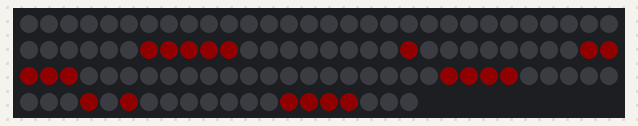
The sketch below on a simulated Arduino Nano, built with avr-gcc and run on an emulated ATmega328P. Parts: 110 RGB LEDs in strip order, left to right, continuing on the next row. Dim RGB values are drawn brighter than linear.

Above: at 1.54 s.
At 4.42 s:
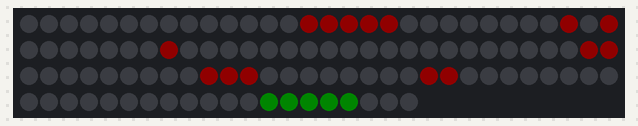
At 7.08 s:
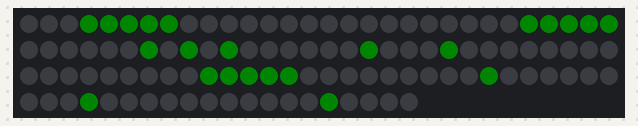
At 8.52 s:
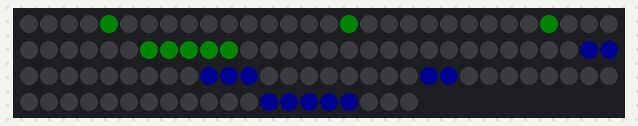
At 9.96 s:
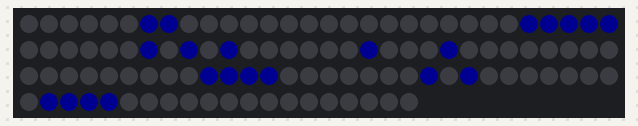
At 12.8 s:
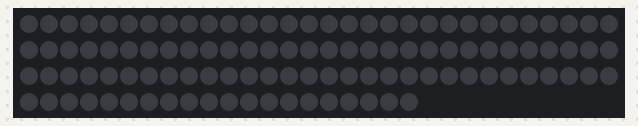

The sketch:

addressable_LED_display_new_year.ino
```cpp
#include "display.hpp"

#include <FastLED.h>  // http://fastled.io/docs/3.1/functions.html

int loop_millis = 0;

struct StringColour {
};

#define STRINGS_LEN 4
const String strings[STRINGS_LEN] = { "HAPPY", "NEW", "YEAR", "!" };
const CRGB::HTMLColorCode string_colours[STRINGS_LEN] = {CRGB::Red, CRGB::Green, CRGB::Blue, CRGB::White};
int string_widths[STRINGS_LEN] = {};
int total_width = 0;
int x = Display::right + 1;

void setup() {
  Serial.begin(115200);

  Display::setup();

  randomSeed(analogRead(0));

  int w;
  for (int i = 0; i < STRINGS_LEN; ++i) {
    w = Letters::string_width(strings[i]);
    string_widths[i] = w;
    total_width += w + 1;
  }
  total_width -= 1;
}

void loop() {
  loop_millis = millis();

  Display::clear();

  int pos = x;
  for (int i = 0; i < STRINGS_LEN; ++i) {
    Letters::draw_string(strings[i], pos, 3, string_colours[i]);
    pos += string_widths[i] + 1;
  }

  Display::show();

  --x;
  if (x == (Display::left - total_width)) {
    x = Display::right + 1;
  }

  delay(200);
}
```

display.hpp
```cpp
#include <FastLED.h>  // http://fastled.io/docs/3.1/functions.html

#define for_range(counter, size) for (int counter = 0; counter < (size); ++counter)

namespace Display {
const int width = 10;
const int height = 11;
const int bottom = 0;
const int left = 0;
const int top = height - 1;
const int right = width - 1;
const int num_leds = width * height;

const int led_pin = 2;
const int brightness = 16;  // MAX 38 for 1A for 110 LEDs white, diode on nano USB 5V rated for 1A

CRGB leds[num_leds];
CRGB on_state = CRGB::White;
CRGB off_state = CRGB::Black;
CRGB null_led = off_state;

// always use this for safe LED access
CRGB& led(const int x, const int y) {
  if ((x < 0) || (y < 0) || (x >= width) || (y >= height)) {
    return null_led;
  } else {
    // serpentine layout, origin at bottom left
    return leds[((x % 2) ? (height * (x + 1)) - y - 1 : y + (height * x))];
  }
}

void set_on(const CRGB& colour) {
  on_state = colour;
}
void set_off(const CRGB& colour) {
  off_state = colour;
}
void on(const int x, const int y) {
  led(x, y) = on_state;
}
void off(const int x, const int y) {
  led(x, y) = off_state;
}
bool is_on(const int x, const int y) {
  return led(x, y) != off_state;
}
bool is_off(const int x, const int y) {
  return led(x, y) == off_state;
}

void clear() {
  for_range(i, num_leds) {
    leds[i] = off_state;
  }
}

void setup() {
  FastLED.addLeds<WS2811, led_pin, GRB>(leds, num_leds);
  FastLED.setBrightness(brightness);
}

void show() {
  FastLED.show();
}
}

enum class Line : int {
  // do not modify order
  _____ = 0,
  ____x,
  ___x_,
  ___xx,
  __x__,
  __x_x,
  __xx_,
  __xxx,
  _x___,
  _x__x,
  _x_x_,
  _x_xx,
  _xx__,
  _xx_x,
  _xxx_,
  _xxxx,
  x____,
  x___x,
  x__x_,
  x__xx,
  x_x__,
  x_x_x,
  x_xx_,
  x_xxx,
  xx___,
  xx__x,
  xx_x_,
  xx_xx,
  xxx__,
  xxx_x,
  xxxx_,
  xxxxx,
  // named lines
  none = _____,
  left = x____,
  middle = __x__,
  right = ____x,
  outer = x___x,
  not_left = _xxxx,
  not_middle = xx_xx,
  not_right = xxxx_,
  not_outer = _xxx_,
  all = xxxxx,
};

Line operator|(const Line& l1, const Line& l2) {
  return static_cast<Line>(static_cast<int>(l1) | static_cast<int>(l2));
}

class Letter {
public:
  static const int max_width = 5;

  Letter(const int character, const Line l1, const Line l2, const Line l3, const Line l4, const Line l5) {
    c = character;
    lines[0] = l5;
    lines[1] = l4;
    lines[2] = l3;
    lines[3] = l2;
    lines[4] = l1;
    switch (l1 | l2 | l3 | l4 | l5) {
      case Line::_____: w = 1; break;
      case Line::____x: w = 1; break;
      case Line::___x_: w = 1; break;
      case Line::___xx: w = 2; break;
      case Line::__x__: w = 1; break;
      case Line::__x_x: w = 3; break;
      case Line::__xx_: w = 2; break;
      case Line::__xxx: w = 3; break;
      case Line::_x___: w = 1; break;
      case Line::_x__x: w = 4; break;
      case Line::_x_x_: w = 3; break;
      case Line::_x_xx: w = 4; break;
      case Line::_xx__: w = 2; break;
      case Line::_xx_x: w = 4; break;
      case Line::_xxx_: w = 3; break;
      case Line::_xxxx: w = 4; break;
      case Line::x____: w = 1; break;
      case Line::x___x: w = 5; break;
      case Line::x__x_: w = 4; break;
      case Line::x__xx: w = 5; break;
      case Line::x_x__: w = 3; break;
      case Line::x_x_x: w = 5; break;
      case Line::x_xx_: w = 4; break;
      case Line::x_xxx: w = 5; break;
      case Line::xx___: w = 2; break;
      case Line::xx__x: w = 5; break;
      case Line::xx_x_: w = 4; break;
      case Line::xx_xx: w = 5; break;
      case Line::xxx__: w = 3; break;
      case Line::xxx_x: w = 5; break;
      case Line::xxxx_: w = 4; break;
      case Line::xxxxx: w = 5; break;
      default: w = 0;
    }
  }

  Letter(const int character)
    : Letter(character, Line::none, Line::none, Line::none, Line::none, Line::none) {}

  Letter()
    : Letter('\0') {}

  int character() const {
    return c;
  }

  int width() const {
    return w;
  }

  int draw(const int x, const int y, const CRGB& colour) {
    if (width() > 0) {
      int draw_x = 0;
      int draw_y = 0;
      Display::on_state = colour;

      for_range(column, width()) {
        for_range(line, 5) {
          if (0 != (static_cast<int>(lines[line]) & (1 << column))) {
            draw_x = x + width() - 1 - column;
            draw_y = y + line;

            if ((draw_x >= Display::left) && (draw_x <= Display::right) && (draw_y >= Display::bottom) && (draw_y <= Display::top)) {
              Display::on(draw_x, draw_y);
            }
          }
        }
      }
    }

    return width();
  }

private:
  int c;
  Line lines[max_width];
  int w;
};

#define LetterBin(c, l1, l2, l3, l4, l5) Letter(c, static_cast<Line>(0b##l1), static_cast<Line>(0b##l2), static_cast<Line>(0b##l3), static_cast<Line>(0b##l4), static_cast<Line>(0b##l5))

namespace Letters {
const Letter empty_letter;
const Letter letters[] = {
  Letter(' '),
  LetterBin('!', 010, 010, 010, 000, 010),
  empty_letter,  // "
  empty_letter,  // #
  empty_letter,  // $
  empty_letter,  // %
  empty_letter,  // &
  empty_letter,  // '
  empty_letter,  // (
  empty_letter,  // )
  empty_letter,  // *
  LetterBin('+', 000, 010, 111, 010, 000),
  empty_letter,  // ,
  empty_letter,  // -
  empty_letter,  // .
  empty_letter,  // /
  // --- Arabic numerals
  LetterBin('0', 010, 101, 101, 101, 010),
  LetterBin('1', 010, 010, 010, 010, 010),
  LetterBin('2', 110, 001, 010, 100, 111),
  LetterBin('3', 111, 001, 110, 001, 111),
  LetterBin('4', 101, 101, 111, 001, 001),
  LetterBin('5', 111, 100, 110, 001, 110),
  LetterBin('6', 011, 100, 110, 101, 010),
  LetterBin('7', 111, 001, 001, 001, 001),
  LetterBin('8', 010, 101, 010, 101, 111),
  LetterBin('9', 010, 101, 011, 001, 110),
  // ---
  // --- dice numbers
  // LetterBin('0', 000, 000, 000, 000, 000),
  // LetterBin('1', 000, 000, 010, 000, 000),
  // LetterBin('2', 000, 000, 101, 000, 000),
  // LetterBin('3', 000, 000, 111, 000, 000),
  // LetterBin('4', 000, 101, 000, 101, 000),
  // LetterBin('5', 000, 101, 010, 101, 000),
  // LetterBin('6', 000, 101, 101, 101, 000),
  // LetterBin('7', 000, 101, 111, 101, 000),
  // LetterBin('8', 000, 111, 101, 111, 000),
  // LetterBin('9', 000, 111, 111, 111, 000),
  // ---
  empty_letter,  // :
  empty_letter,  // ;
  empty_letter,  // <
  empty_letter,  // =
  empty_letter,  // >
  LetterBin('?', 111, 001, 011, 000, 010),
  empty_letter,  // @
  LetterBin('A', 010, 101, 111, 101, 101),
  LetterBin('B', 110, 101, 110, 101, 110),
  LetterBin('C', 011, 100, 100, 100, 011),
  LetterBin('D', 110, 101, 101, 101, 110),
  LetterBin('E', 111, 100, 110, 100, 111),
  LetterBin('F', 111, 100, 110, 100, 100),
  LetterBin('G', 0111, 1000, 1011, 1001, 0111),
  LetterBin('H', 101, 101, 111, 101, 101),
  LetterBin('I', 111, 010, 010, 010, 111),
  LetterBin('J', 011, 001, 001, 101, 011),
  LetterBin('K', 1001, 1010, 1100, 1010, 1001),
  LetterBin('L', 100, 100, 100, 100, 111),
  LetterBin('M', 10001, 11011, 10101, 10001, 10001),
  LetterBin('N', 10001, 11001, 10101, 10011, 10001),
  LetterBin('O', 010, 101, 101, 101, 010),
  LetterBin('P', 110, 101, 110, 100, 100),
  LetterBin('Q', 01110, 10001, 10101, 10010, 01101),
  LetterBin('R', 1110, 1001, 1110, 1010, 1001),
  LetterBin('S', 0111, 1000, 0110, 0001, 1110),
  LetterBin('T', 111, 010, 010, 010, 010),
  LetterBin('U', 101, 101, 101, 101, 111),
  LetterBin('V', 101, 101, 101, 101, 010),
  LetterBin('W', 10001, 10001, 10101, 11011, 10001),
  LetterBin('X', 101, 101, 010, 101, 101),
  LetterBin('Y', 101, 101, 010, 010, 010),
  LetterBin('Z', 11111, 00010, 00100, 01000, 11111)
};
const int size = sizeof(letters) / sizeof(Letter);

Letter get(const int character) {
  const int index = character - letters[0].character();
  return (index < size) ? letters[index] : empty_letter;
}

int string_width(String s) {
  int current_index = 0;
  Letter current_letter = Letters::get(s[current_index]);
  int total = 0;

  while (current_letter.character() != '\0') {
    if (current_letter.width() > 0) {
      total += current_letter.width() + 1;
    }
    ++current_index;
    current_letter = Letters::get(s[current_index]);
  }

  return total - 1;
}

int draw(const int c, const int x, const int y, const CRGB& colour) {
  return get(c).draw(x, y, colour);
}

void draw_string(const String& s, const int x, const int y, const CRGB& colour) {
  int current_x = x;
  int current_index = 0;
  int current_char = s[current_index];
  int char_width = 0;

  while (current_char != '\0') {
    char_width = draw(current_char, current_x, y, colour);

    if (char_width > 0) {
      current_x += char_width + 1;
    }

    ++current_index;
    current_char = s[current_index];
  }
}
}
```

letters_old.ino
```cpp
// #include <FastLED.h> // http://fastled.io/docs/3.1/functions.html

// typedef struct letter {
//   char c;
//   uint8_t lines[5];
//   uint8_t width;
// } letter_t;

// #define makeLetter(ch, l1, l2, l3, l4, l5, w) {.c = ch, .lines = {0b##l5, 0b##l4, 0b##l3, 0b##l2, 0b##l1}, .width = w}

// letter_t empty_letter = makeLetter('\0', 111, 111, 111, 111, 111, 3);
// const letter_t letters[] = {
//   makeLetter(' ', 0, 0, 0, 0, 0, 1),
//   empty_letter, // !
//   empty_letter, // "
//   empty_letter, // #
//   empty_letter, // $
//   empty_letter, // %
//   empty_letter, // &
//   empty_letter, // '
//   empty_letter, // (
//   empty_letter, // )
//   empty_letter, // *
//   makeLetter('+', 000, 010, 111, 010, 000, 3),
//   empty_letter, // ,
//   empty_letter, // -
//   empty_letter, // .
//   empty_letter, // /
// //  makeLetter('0', 010, 101, 101, 101, 010, 3),
// //  makeLetter('1', 010, 010, 010, 010, 010, 3),
// //  makeLetter('2', 110, 001, 010, 100, 111, 3),
// //  makeLetter('3', 111, 001, 110, 001, 111, 3),
// //  makeLetter('4', 101, 101, 111, 001, 001, 3),
// //  makeLetter('5', 111, 100, 110, 001, 110, 3),
// //  makeLetter('6', 011, 100, 110, 101, 010, 3),
// //  makeLetter('7', 111, 001, 001, 001, 001, 3),
// //  makeLetter('8', 010, 101, 010, 101, 111, 3),
// //  makeLetter('9', 010, 101, 011, 001, 110, 3),
// // --- dice numbers
//   makeLetter('0', 000, 000, 000, 000, 000, 3),
//   makeLetter('1', 000, 000, 010, 000, 000, 3),
//   makeLetter('2', 000, 000, 101, 000, 000, 3),
//   makeLetter('3', 000, 000, 111, 000, 000, 3),
//   makeLetter('4', 000, 101, 000, 101, 000, 3),
//   makeLetter('5', 000, 101, 010, 101, 000, 3),
//   makeLetter('6', 000, 101, 101, 101, 000, 3),
//   makeLetter('7', 000, 101, 111, 101, 000, 3),
//   makeLetter('8', 000, 111, 101, 111, 000, 3),
//   makeLetter('9', 000, 111, 111, 111, 000, 3),
// // ---
//   empty_letter, // :
//   empty_letter, // ;
//   empty_letter, // <
//   empty_letter, // =
//   empty_letter, // >
//   makeLetter('?', 111, 001, 011, 000, 010, 3),
//   empty_letter, // @
//   makeLetter('A', 010, 101, 111, 101, 101, 3),
//   makeLetter('B', 110, 101, 110, 101, 110, 3),
//   makeLetter('C', 011, 100, 100, 100, 011, 3),
//   makeLetter('D', 110, 101, 101, 101, 110, 3),
//   makeLetter('E', 111, 100, 110, 100, 111, 3),
//   makeLetter('F', 111, 100, 110, 100, 100, 3),
//   makeLetter('G', 0111, 1000, 1011, 1001, 0111, 4),
//   makeLetter('H', 101, 101, 111, 101, 101, 3),
//   makeLetter('I', 111, 010, 010, 010, 111, 3),
//   makeLetter('J', 011, 001, 001, 101, 011, 3),
//   makeLetter('K', 1001, 1010, 1100, 1010, 1001, 4),
//   makeLetter('L', 100, 100, 100, 100, 111, 3),
//   makeLetter('M', 10001, 11011, 10101, 10001, 10001, 5),
//   makeLetter('N', 10001, 11001, 10101, 10011, 10001, 5),
//   makeLetter('O', 010, 101, 101, 101, 010, 3),
//   makeLetter('P', 110, 101, 110, 100, 100, 3),
//   makeLetter('Q', 01110, 10001, 10101, 10010, 01101, 5),
//   makeLetter('R', 1110, 1001, 1110, 1010, 1001, 4),
//   makeLetter('S', 0111, 1000, 0110, 0001, 1110, 4),
//   makeLetter('T', 111, 010, 010, 010, 010, 3),
//   makeLetter('U', 101, 101, 101, 101, 111, 3),
//   makeLetter('V', 101, 101, 101, 101, 010, 3),
//   makeLetter('W', 10001, 10001, 10101, 11011, 10001, 5),
//   makeLetter('X', 101, 101, 010, 101, 101, 3),
//   makeLetter('Y', 101, 101, 010, 010, 010, 3),
//   makeLetter('Z', 11111, 00010, 00100, 01000, 11111, 5)
// };
// #define getLetter(ch) letters[(ch) - letters[0].c]

// void clearLeds(void) {
//   for_range(i, NUM_LEDS) {
//     leds[i] = off;
//   }
// }

// void drawLetter(char c, int16_t x, int16_t y, CRGB colour) {
//   letter_t letter = getLetter(c);
//   int16_t drawX, drawY;
//   on = colour;

//   for_range(column, letter.width) {
//     for_range(line, 5) {
//       if (letter.lines[line] & (1 << column)) {
//         drawX = x + letter.width - 1 - column;
//         drawY = y + line;

//         if (drawX >= LEFT && drawX <= RIGHT && drawY >= BOTTOM && drawY <= TOP) {
//           ledOn(drawX, drawY);
//         }
//       }
//     }
//   }
// }

// void drawString(String s, int16_t x, int16_t y, CRGB colour) {
//   int16_t currentX = x;
//   uint8_t currentIndex = 0;
//   char currentChar = s[0];

//   while (currentChar != '\0') {
// //    Serial.println(currentChar);

//     drawLetter(currentChar, currentX, y, colour);

//     currentX += getLetter(currentChar).width + 1;

//     currentIndex++;
//     currentChar = s[currentIndex];
//   }
// }

// uint16_t stringWidth(String s) {
//   uint8_t currentIndex = 0;
//   char currentChar = s[0];
//   letter_t * letter_p;
//   uint16_t total = 0;

//   while (currentChar != '\0') {
//     total += getLetter(currentChar).width + 1;
//     currentIndex++;
//     currentChar = s[currentIndex];
//   }

//   return total - 1;
// }
```

Measured:
- by itself, everything shown: repeats every 13.1 s, in 62 steps
